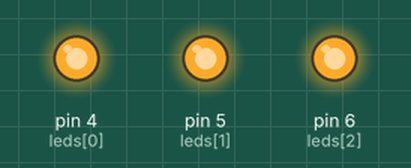
The sketch below on a simulated Arduino Uno, built with avr-gcc and run on an emulated ATmega328P. On the bench: output pins drawn as LEDs (lit = HIGH).

Above: at 0.5 s.
At 3.5 s:
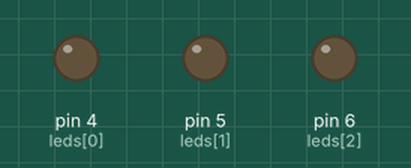
Timing chart, 0 to 4.6 s (numbered marks = the images above):
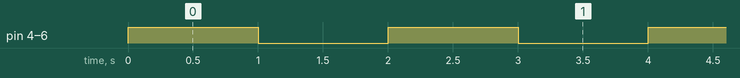

The sketch:

Programa_06_Prendido3LEDs_Metodos.ino
```cpp
int leds[3]={4, 5, 6};
int i, tam = 3;

void setup(){
	for (i = 0; i<tam; i++){
	  pinMode(leds[i], OUTPUT);
  }
}

void loop() {
	actionLEDs(1);
	delay(1000);

  actionLEDs(0);
	delay(1000);
}

void actionLEDs(int v){
	for (i = 0; i<tam; i++){
	  digitalWrite(leds[i], v);
  }
}
```

Measured:
- by itself, pin 4 (leds[0]), pin 5 (leds[1]), pin 6 (leds[2]): alternates HIGH for 1.0 s and LOW for 1.0 s
